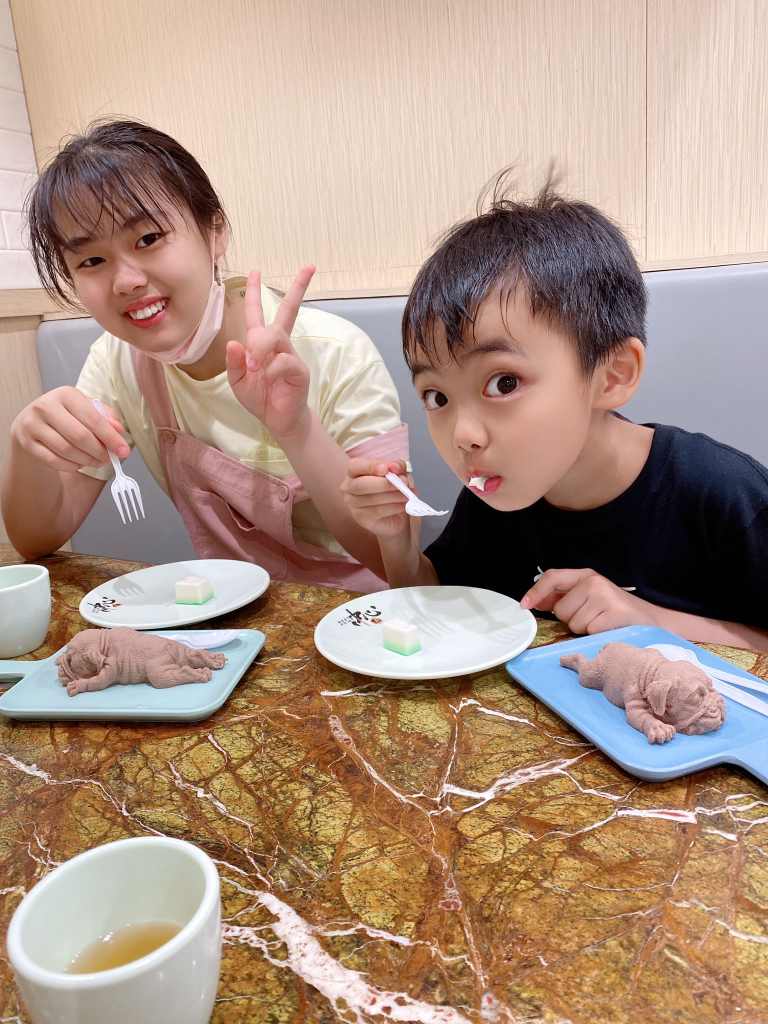
#> input picture Data/all_pics/Food, Andy and Angela.jpg, 1536 x 2048 px, found by its file name (shown at 1/2 size)
$ jupyter execute --allow-errors 'Topic 14 numpy.ipynb'
#> lines starting #> are read from the running program, lines starting #| are printed output that depends on the picture; after the words box and inside, x2 and y2 are one past the last pixel; in counts of white or black regions, pixels touching at a corner belong together
[cell 1]
banana= [1,2,3,4,5,6,7,8,9,10,11,12,13,14,15,16,17,18,19,20,21,22,23,24,25,26,27,28,29,30,31,32,33,34,35,36,37,38,39,40,41,42,43,44,45,46,47,48,49,50,51,52,53,54,55,56,57,58,59,60,61,62,63,64,65,66,67,68,69,70,71,72,73,74,75,76,77,78,79,80,81,82,83,84,85,86,87,88,89,90,91,92,93,94,95,96,97,98,100]
print (banana * 2)

[cell 2]
x = [1,2,3,4,5]
print(x*3)

[cell 3]
import numpy as np

y = np.array(x)
y*3

[cell 4]
np.sin(y)

[cell 5]
np.tan(y)

[cell 6]
m = [10,20,30,40,50]
a = [1,2,3,4,5]

m = np.array(m)

a = np.array(a)

F = m *a
F

[cell 7]
m = [12,5,2,32,42,31,23]
c = 3.8*10**8
# find E ,,, E = mc^2
m = np.array(m)
a = np.array(a)
e = m*c**2
e

[cell 8]
# i wan tot find the average of enegery
np.mean(e)

[cell 9]
baa = [1,2,3,4,5,6,7,8,9]
baa3 = [ [1,2,3], [4,5,6], [7,8,9]]

[cell 10]
baa = np.array(baa)
baa3 = np.array(baa3)

[cell 11]
baa3 = np.array(baa3)

[cell 12]
baa3 *3

[cell 13]
np.mean(baa3,axis=0)

[cell 14]
import matplotlib.pyplot as plt

[cell 15]
plt.plot(baa)
plt.plot([4,2,5,56,76,34,23,])
plt.title("banana")
plt.xlabel("poopoo")
plt.ylabel("poop")
plt.legend(["topright","second:"])

[cell 16]
x= np.array([0,0.3,0.6,0.8,1,2,3,4,5,6,7,8,9,10])

y = 2 * (x - 3)**2 + 10
plt.plot(y)
#> figure, not shown here; curve peaks at x = 13, y = 108

[cell 17]
import numpy as np
import matplotlib.pyplot as plt

# Parabola
x = np.linspace(-10, 10, 100)
y_parabola = 2 * x**2 + 3 * x + 10

# Plotting
plt.plot(x, y_parabola)
plt.xlabel("x")
plt.ylabel("y")
plt.title("Parabola")
plt.grid(True)
plt.show()
#> figure, not shown here; curve peaks at x = 10, y = 240

[cell 18]
import numpy as np
import matplotlib.pyplot as plt

# Hyperbola
x = np.linspace(-10, 10, 100)
y = np.sqrt((x - 2)**2 / 9 - 1)
y_neg = -np.sqrt((x - 2)**2 / 9 - 1)

# Plotting
plt.plot(x, y, label="Hyperbola")
plt.plot(x, y_neg)
plt.xlabel("x")
plt.ylabel("y")
plt.title("Hyperbola")
plt.grid(True)
plt.legend()
plt.show()

[cell 19]
import numpy as np
import matplotlib.pyplot as plt

# Circle
radius = 2
center = (1, -2)

# Generate theta values from 0 to 2*pi
theta = np.linspace(0, 2*np.pi, 100)

# Compute x and y coordinates of the circle
x = center[0] + radius * np.cos(theta)
y = center[1] + radius * np.sin(theta)

# Plotting
plt.plot(x, y)
plt.xlabel("x")
plt.ylabel("y")
plt.title("Circle")
plt.axis("equal")  # Set equal scaling on both axes
plt.grid(True)
plt.show()

[cell 20]
import numpy as np
import matplotlib.pyplot as plt

# Parabola
x = np.linspace(-10, 10, 1000)
y =-1* (-2 * x**2 + 3 * x + 1)

# Plotting
plt.plot(x, y,'x')
plt.xlabel("x")
plt.ylabel("y")
plt.title("Inverted Parabola")
plt.grid(True)
plt.show()
#> figure, not shown here; curve peaks at x = -10, y = 229

[cell 21]
import numpy as np

# Define the coefficients of the quadratic equation
a = 2
b = -3
c = -1

# Find the roots
roots = np.roots([a, b, c])

# Print the roots
print("Roots:", roots)

[cell 22]
x= 1.78077641
y =-1* (-2 * x**2 + 3 * x + 1)
print(y)

[cell 23]
### angela can you plot sine wave in python
import numpy as np
import matplotlib.pyplot as plt

# Generate x values from 0 to 2*pi
x = np.linspace(0, 2*np.pi, 1000)

# Compute y values using the sine function
y = 100*np.sin(x)

# Plotting
plt.plot(x, y)
plt.xlabel("x")
plt.ylabel("y")
plt.title("Sine Wave")
plt.grid(True)
plt.show()
#> figure, not shown here; curve peaks at x = 1.57, y = 100

[cell 24]
##3 load iage and conver it to numpy
import numpy as np
import matplotlib.pyplot as plt

img = plt.imread("Food, Andy and Angela.jpg")
#> img is the input picture: shape (2048, 1536, 3); mean R, G, B 172.4, 146, 129.7
img.shape

plt.imshow(img[200:1300,000:1200,:])
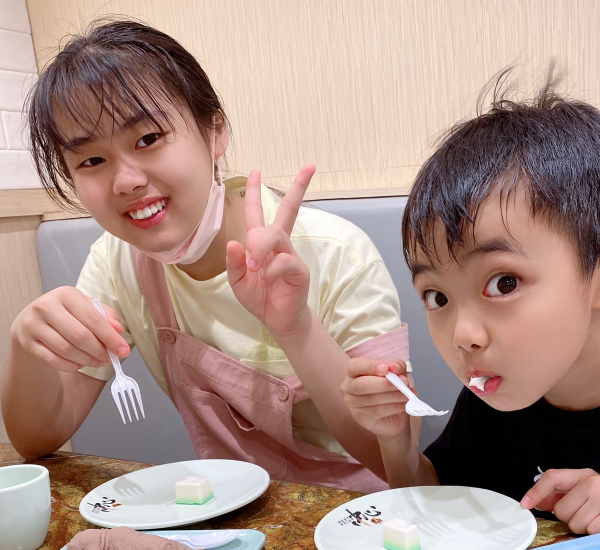
#> shown: shape (1100, 1200, 3) (shown at 1/2 size); mean R, G, B 170.6, 143.1, 133.3

#> (a cell that did not finish here is left out)

[cell 26]
x = np.arange(1,101)
x = x*0
x[45:55] =255
print(x.shape)
x = x.reshape(10,10)
plt.imshow(x)
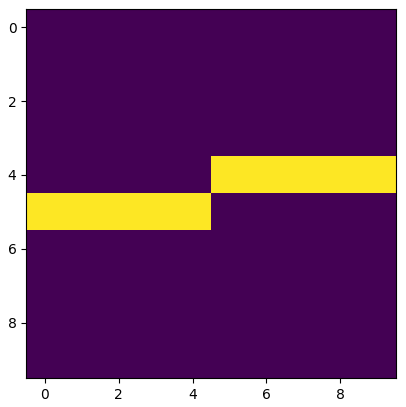
#> figure drawn by matplotlib, 1 panel

[cell 27]
y = np.zeros([10,10])
y[1:9,1:9] = 255
y[2:8,2:8] =0
y[3:7,3:7] = 255
y[4:6,4:6] = 0
plt.imshow(y)
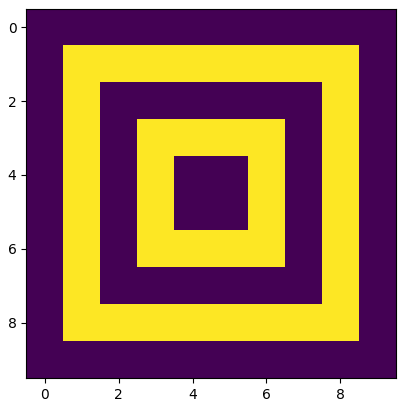
#> figure drawn by matplotlib, 1 panel

[cell 28]
#home work take picture wtth cell phone and then crop only flower
##3 load iage and conver it to numpy
import numpy as np
import matplotlib.pyplot as plt

img = plt.imread("plants.jpeg")
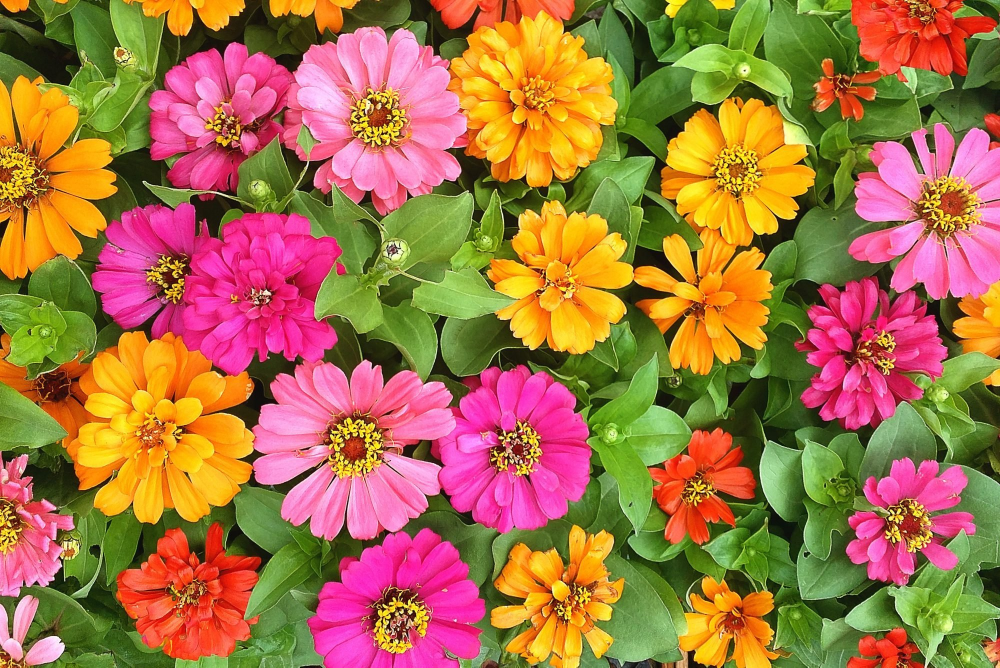
#> input picture Data/all_pics/plants.jpeg, 2000 x 1335 px, found by its file name (shown at 1/2 size)
#> img is the input picture: shape (1335, 2000, 3); mean R, G, B 165.9, 115.4, 68.1
img.shape

plt.imshow(img)
plt.show()
plt.imshow(img[700:1100,500:900,:])
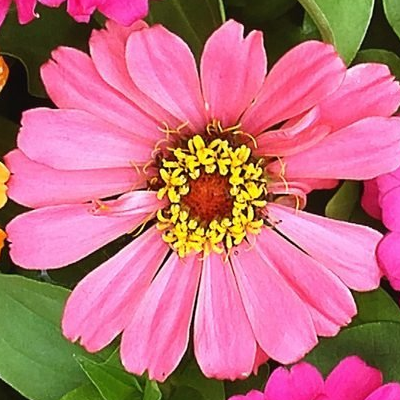
#> shown: shape (400, 400, 3); mean R, G, B 190.2, 110.3, 126.1

[cell 29]
import cv2
import numpy as np

# Load the image containing flowers
image = cv2.imread('plants.jpeg')

# Convert the image to the HSV color space
hsv_image = cv2.cvtColor(image, cv2.COLOR_BGR2HSV)
#> hsv_image: shape (1335, 2000, 3); mean H, S, V 64, 183.4, 179.2

# Define the lower and upper threshold values for pink color in HSV
lower_pink = np.array([150, 50, 50])
upper_pink = np.array([180, 255, 255])

# Create a binary mask by thresholding the image based on the pink color range
mask = cv2.inRange(hsv_image, lower_pink, upper_pink)
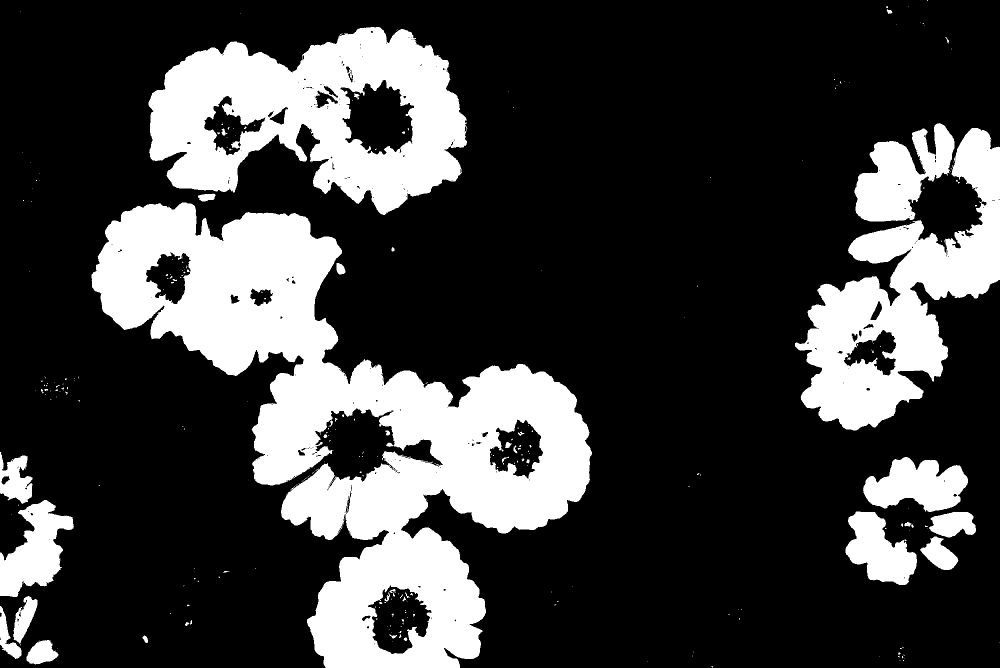
#> mask: shape (1335, 2000) (shown at 1/2 size); 24.6% white; 304 white regions (254 under 20 px), largest, box (x1, y1, x2, y2) and area: (183, 405, 1184, 1335) 338106, (297, 54, 935, 430) 136287, (1590, 256, 2000, 861) 98496

# Apply morphological operations to improve the mask
kernel = cv2.getStructuringElement(cv2.MORPH_ELLIPSE, (5, 5))
mask = cv2.morphologyEx(mask, cv2.MORPH_OPEN, kernel)
#> mask: shape (1335, 2000); 24.4% white; 33 white regions (2 under 20 px), largest, box (x1, y1, x2, y2) and area: (183, 405, 1184, 1335) 336964, (297, 54, 934, 430) 135447, (1590, 256, 2000, 861) 98111
mask = cv2.morphologyEx(mask, cv2.MORPH_CLOSE, kernel)
#> mask: shape (1335, 2000); 24.5% white; 30 white regions (2 under 20 px), largest, box (x1, y1, x2, y2) and area: (183, 405, 1184, 1335) 338272, (297, 54, 934, 430) 136320, (1590, 256, 2000, 861) 98555

# Apply the mask to the original image to extract the pink flowers
pink_flowers = cv2.bitwise_and(image, image, mask=mask)
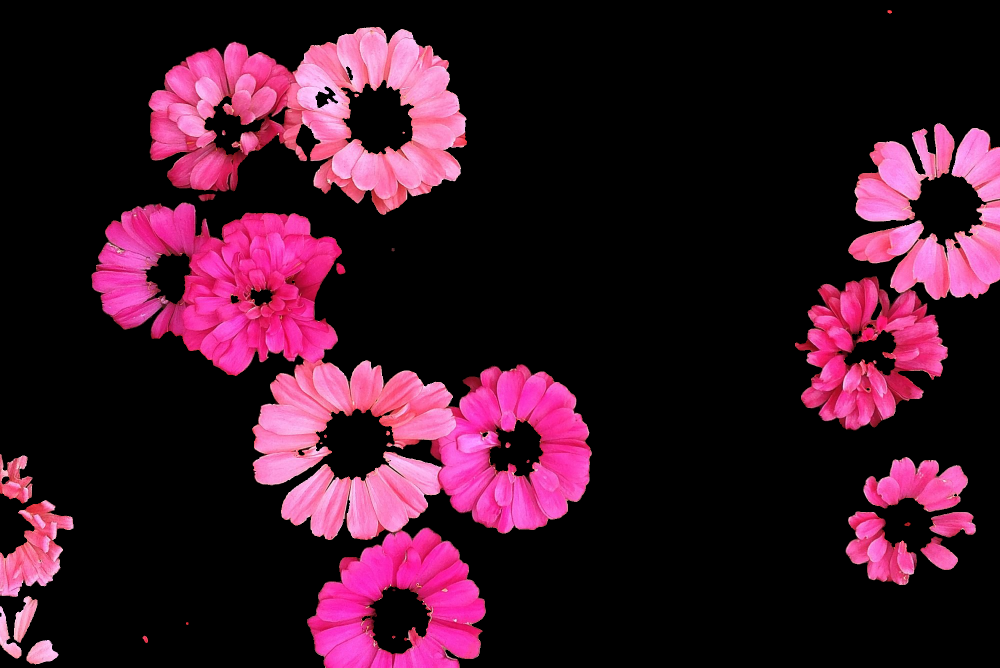
#> pink_flowers: shape (1335, 2000, 3) (shown at 1/2 size); mean B, G, R 39.2, 21.4, 57.9

# Display the original image and the detected pink flowers
cv2.imshow('Original Image', image)
cv2.imshow('Detected Pink Flowers', pink_flowers)
cv2.waitKey(0)
cv2.destroyAllWindows()

[cell 30]
import cv2
import numpy as np

# Load the image containing flowers
image = cv2.imread('plants.jpeg')

# Convert the image to the HSV color space
hsv_image = cv2.cvtColor(image, cv2.COLOR_BGR2HSV)

# Define the lower and upper threshold values for yellow color in HSV
lower_yellow = np.array([20, 100, 100])
upper_yellow = np.array([40, 255, 255])

# Create a binary mask by thresholding the image based on the yellow color range
mask = cv2.inRange(hsv_image, lower_yellow, upper_yellow)
#> mask: shape (1335, 2000); 17.4% white; 2630 white regions (2074 under 20 px), largest, box (x1, y1, x2, y2) and area: (631, 360, 1080, 701) 38562, (1331, 76, 1633, 394) 33931, (118, 681, 349, 1056) 31604

# Apply morphological operations to improve the mask
kernel = cv2.getStructuringElement(cv2.MORPH_ELLIPSE, (5, 5))
mask = cv2.morphologyEx(mask, cv2.MORPH_OPEN, kernel)
#> mask: shape (1335, 2000); 15.3% white; 628 white regions (83 under 20 px), largest, box (x1, y1, x2, y2) and area: (1062, 61, 1246, 337) 23193, (634, 363, 1025, 640) 22048, (75, 154, 260, 336) 14361
mask = cv2.morphologyEx(mask, cv2.MORPH_CLOSE, kernel)
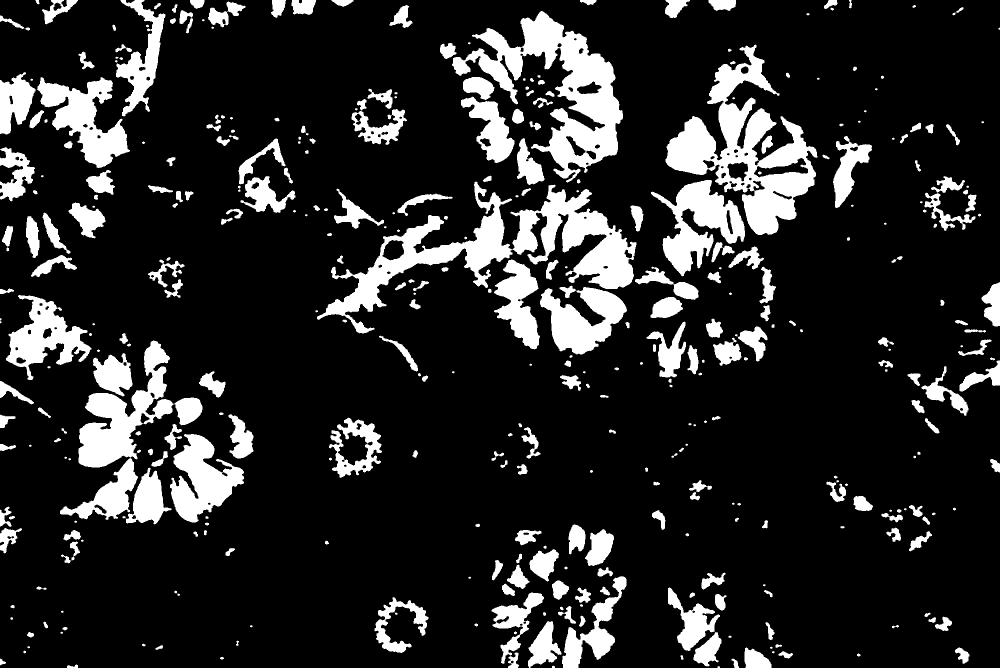
#> mask: shape (1335, 2000) (shown at 1/2 size); 15.9% white; 386 white regions (61 under 20 px), largest, box (x1, y1, x2, y2) and area: (634, 363, 1273, 667) 47176, (1331, 89, 1635, 470) 41175, (904, 22, 1246, 365) 38306

# Apply the mask to the original image to extract the yellow flowers
yellow_flowers = cv2.bitwise_and(image, image, mask=mask)
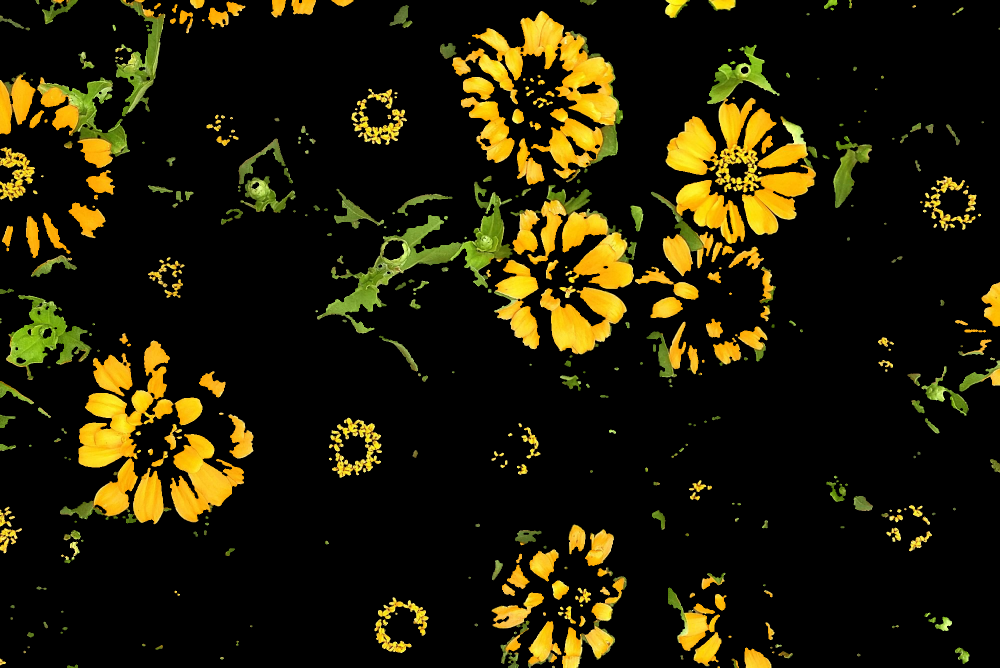
#> yellow_flowers: shape (1335, 2000, 3) (shown at 1/2 size); mean B, G, R 5.6, 28.6, 33.3

# Display the original image and the detected yellow flowers
cv2.imshow('Original Image', image)
cv2.imshow('Detected Yellow Flowers', yellow_flowers)
cv2.waitKey(0)
cv2.destroyAllWindows()

[cell 31]
import cv2
import numpy as np

# Initialize the video capture
video = cv2.VideoCapture(0)  # 0 corresponds to the default camera

# Loop over each frame from the camera
while True:
    # Read the current frame from the camera
    ret, frame = video.read()
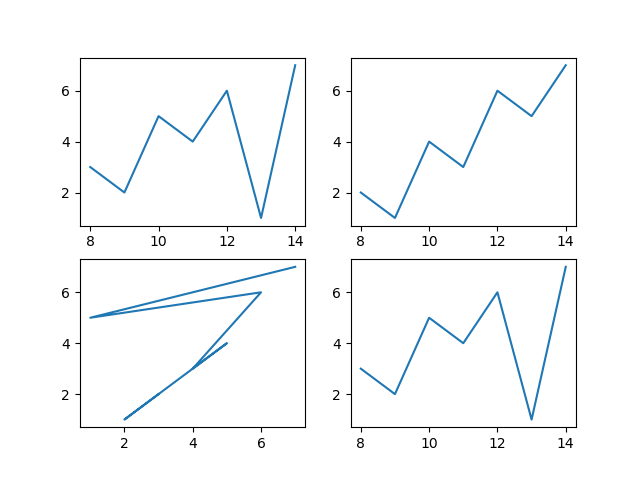
#> input picture Data/python Introduction Notebooks/MrandyangelaMs.png, 640 x 480 px, given in place of the camera
#> frame is the input picture: shape (480, 640, 3); mean B, G, R 250.2, 249.3, 248.1

    # Break the loop if the frame cannot be captured
    if not ret:
        break

    # Convert the frame to the HSV color space
    hsv_frame = cv2.cvtColor(frame, cv2.COLOR_BGR2HSV)
#> hsv_frame: shape (480, 640, 3); mean H, S, V 2.2, 2.7, 250.2

    # Define the lower and upper threshold values for skin color in HSV
    lower_skin = np.array([0, 20, 70])
    upper_skin = np.array([20, 255, 255])

    # Create a binary mask by thresholding the frame based on the skin color range
    mask = cv2.inRange(hsv_frame, lower_skin, upper_skin)
#> mask: shape (480, 640); every value is 0

    # Apply morphological operations to improve the mask
    kernel = cv2.getStructuringElement(cv2.MORPH_ELLIPSE, (5, 5))
    mask = cv2.morphologyEx(mask, cv2.MORPH_OPEN, kernel)
    mask = cv2.morphologyEx(mask, cv2.MORPH_CLOSE, kernel)

    # Bitwise-AND the frame and the mask to extract the skin regions
    skin_regions = cv2.bitwise_and(frame, frame, mask=mask)
#> skin_regions: shape (480, 640, 3); every value is 0

    # Display the original frame and the skin regions
    cv2.imshow('Original Frame', frame)
    cv2.imshow('Skin Regions', skin_regions)

    # Break the loop if the 'q' key is pressed
    if cv2.waitKey(1) & 0xFF == ord('q'):
#> (key q is pressed here)
        break

# Release the video capture and close all windows
video.release()
cv2.destroyAllWindows()
